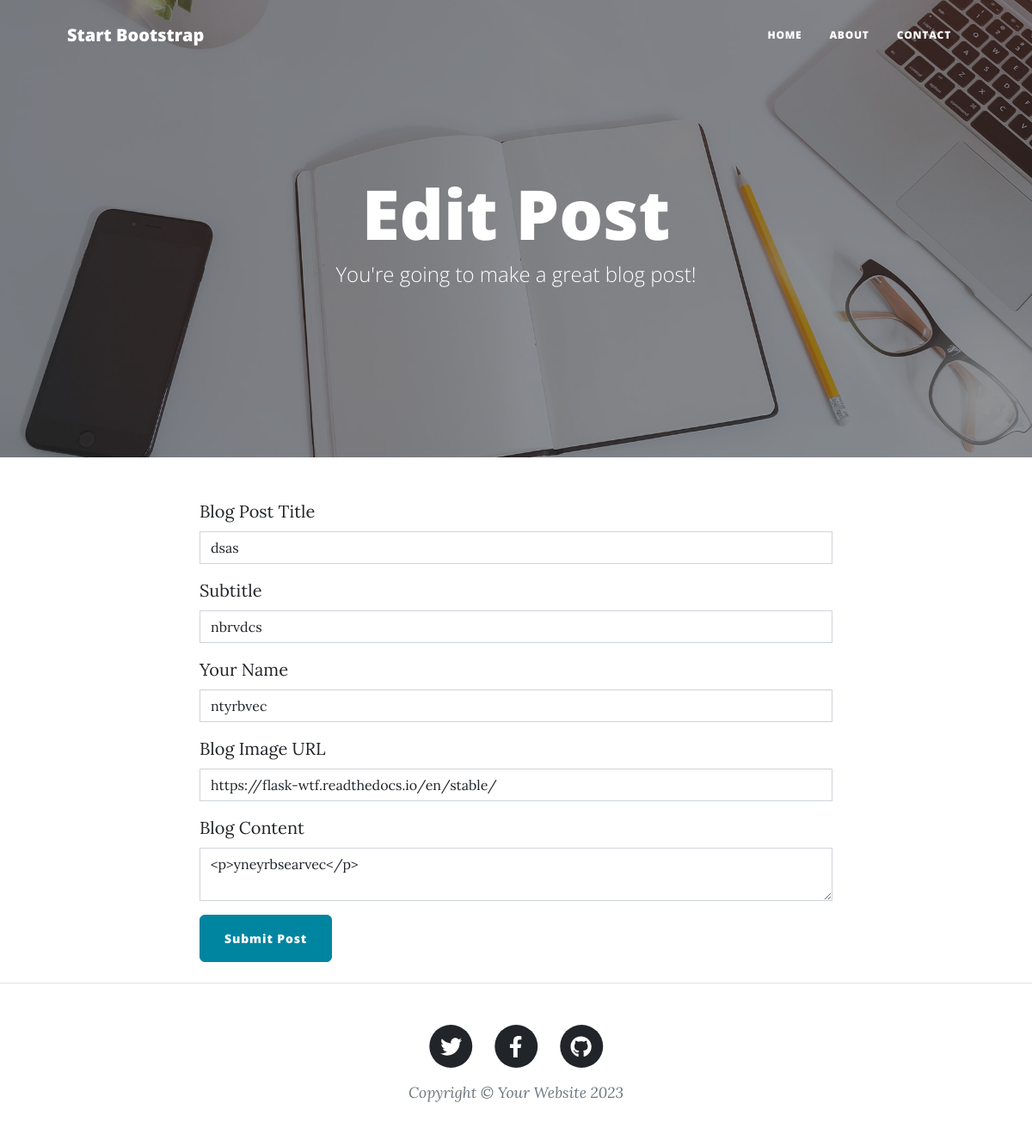
The page /edit-post/4 on the database its author committed.
### main.py (models this page shows)
class BlogPost(db.Model):
    id = db.Column(db.Integer, primary_key=True)
    title = db.Column(db.String(250), unique=True, nullable=False)
    subtitle = db.Column(db.String(250), nullable=False)
    date = db.Column(db.String(250), nullable=False)
    body = db.Column(db.Text, nullable=False)
    author = db.Column(db.String(250), nullable=False)
    img_url = db.Column(db.String(250), nullable=False)

### main.py (the view, shortened to what this page needs)
@app.route("/edit-post/<int:post_id>", methods=['GET', 'POST']) # type: ignore
def edit_post(post_id):
    post_to_edit = db.get_or_404(BlogPost, post_id)
    edit_form = PostForm(
        title = post_to_edit.title,
        subtitle = post_to_edit.subtitle,
        author = post_to_edit.author,
        img_url = post_to_edit.img_url,
        body = post_to_edit.body,
    )
    return render_template("make-post.html", form=edit_form, edit=True), 200

### main.py
class PostForm(FlaskForm):
    title = StringField('Blog Post Title', validators=[DataRequired(), Length(max=250)])
    subtitle = StringField('Subtitle', validators=[DataRequired(), Length(max=250)])
    author = StringField('Your Name', validators=[DataRequired(), Length(max=250)])
    img_url = StringField('Blog Image URL', validators=[DataRequired(), Length(max=250), URL()])
    body = CKEditorField('Blog Content', validators=[DataRequired()])
    submit = SubmitField('Submit Post')

### templates/make-post.html (shortened to what this page needs)
{% block content %} {% include "header.html" %}
{% from 'bootstrap5/form.html' import render_form %}
<header
  class="masthead"
  style="background-image: url('../static/assets/img/edit-bg.jpg')"
>
  <div class="container position-relative px-4 px-lg-5">
    <div class="row gx-4 gx-lg-5 justify-content-center">
      <div class="col-md-10 col-lg-8 col-xl-7">
        <div class="page-heading">
          {% if edit: %}
          <h1>Edit Post</h1>
          {% else: %}
          <h1>New Post</h1>
          {% endif %}
          <span class="subheading"
            >You're going to make a great blog post!</span
          >
        </div>
      </div>
    </div>
  </div>
</header>
<main class="mb-4">
  <div class="container">
    <div class="row">
      <div class="col-lg-8 col-md-10 mx-auto">
        {{ render_form(form, novalidate=True, button_map={"submit": "primary"}) }}
      </div>
    </div>
  </div>
</main>
{% include "footer.html" %} {% endblock %}

### rows shown on the page
BlogPost: title "dsas", subtitle "nbrvdcs", author "ntyrbvec", img_url "https://flask-wtf.readthedocs.io/en/stable/", body "<p>yneyrbsearvec</p>"
